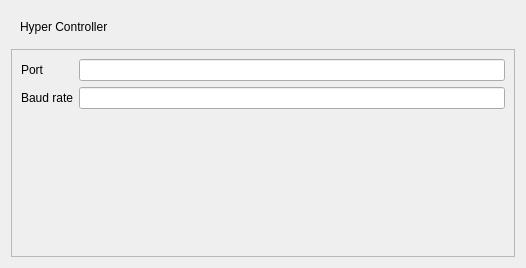
<?xml version="1.0" encoding="UTF-8"?>
<ui version="4.0">
 <class>Form</class>
 <widget class="QWidget" name="Form">
  <property name="geometry">
   <rect>
    <x>0</x>
    <y>0</y>
    <width>526</width>
    <height>268</height>
   </rect>
  </property>
  <property name="windowTitle">
   <string>Form</string>
  </property>
  <layout class="QVBoxLayout" name="verticalLayout">
   <item>
    <widget class="QWidget" name="widget" native="true">
     <layout class="QHBoxLayout" name="horizontalLayout">
      <item>
       <widget class="QLabel" name="label_banner">
        <property name="text">
         <string>Hyper Controller</string>
        </property>
       </widget>
      </item>
     </layout>
    </widget>
   </item>
   <item>
    <widget class="QScrollArea" name="scrollArea">
     <property name="widgetResizable">
      <bool>true</bool>
     </property>
     <widget class="QWidget" name="scrollAreaWidgetContents">
      <property name="geometry">
       <rect>
        <x>0</x>
        <y>0</y>
        <width>506</width>
        <height>208</height>
       </rect>
      </property>
      <layout class="QFormLayout" name="formLayout">
       <item row="0" column="0">
        <widget class="QLabel" name="label_port">
         <property name="text">
          <string>Port</string>
         </property>
        </widget>
       </item>
       <item row="1" column="0">
        <widget class="QLabel" name="label_baud">
         <property name="text">
          <string>Baud rate</string>
         </property>
        </widget>
       </item>
       <item row="1" column="1">
        <widget class="QLineEdit" name="baud_input"/>
       </item>
       <item row="0" column="1">
        <widget class="QLineEdit" name="port_input"/>
       </item>
      </layout>
     </widget>
    </widget>
   </item>
  </layout>
 </widget>
 <resources/>
 <connections/>
</ui>
